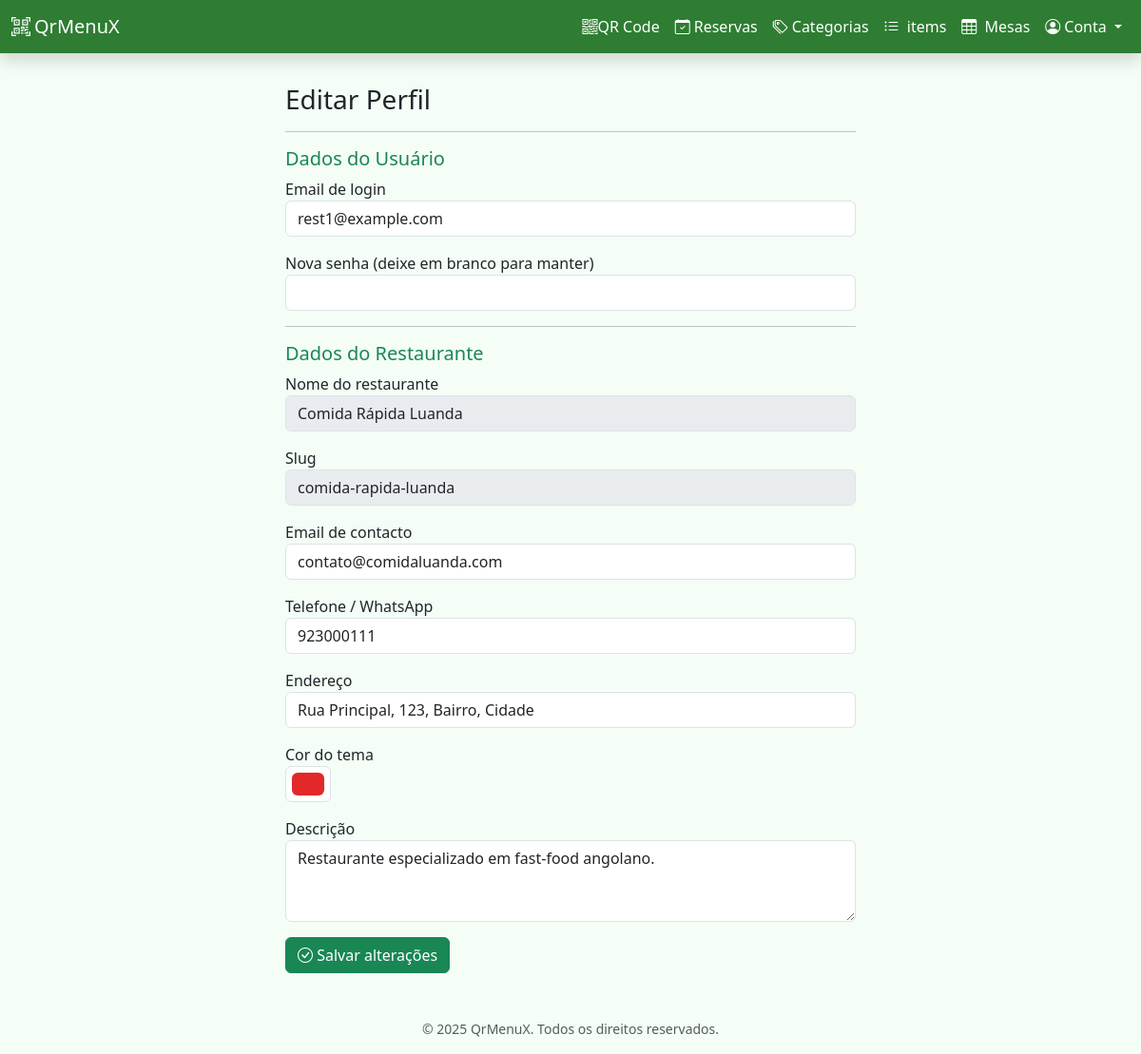
The page /dashboard/profile (signed in) on the database as committed earlier.
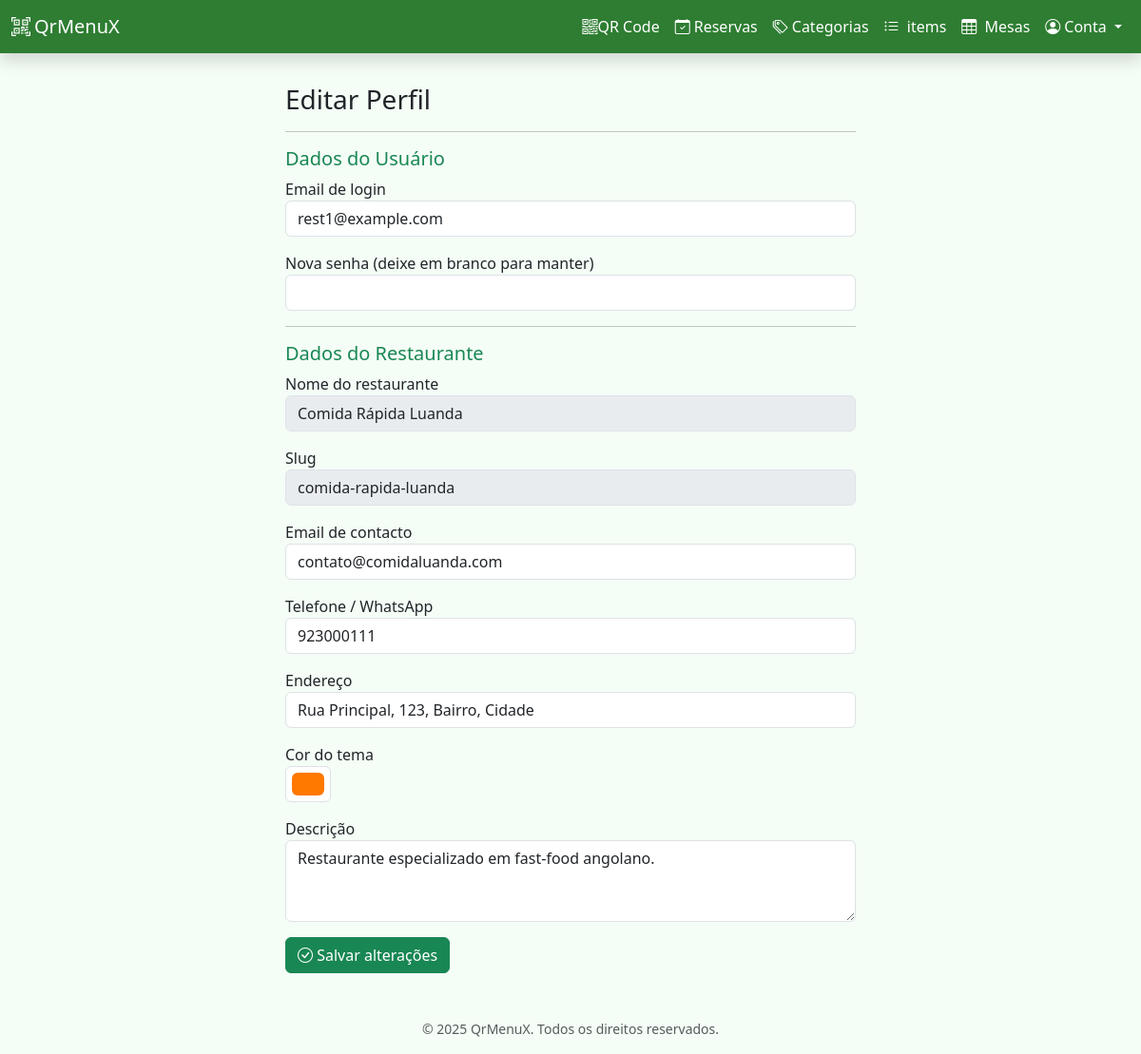
The same page on the database as committed later.
### app/models.py (models this page shows)
class Restaurant(db.Model):
    id = db.Column(db.Integer, primary_key=True)
    owner_id = db.Column(db.Integer, db.ForeignKey("user.id"))
    name = db.Column(db.String(150), nullable=False)
    slug = db.Column(db.String(150), unique=True, nullable=False)
    email = db.Column(db.String(120), unique=True, nullable=False)
    phone = db.Column(db.String(50))
    description = db.Column(db.Text)
    address = db.Column(db.String(200))
    theme_color = db.Column(
        db.String(20), default="#1abd27af"
    )  # Hex do tema, ex: "#1700e6b0"
    is_active = db.Column(db.Boolean, default=True)
    slot_duration_minutes = db.Column(db.Integer, nullable=False, default=90)
    slot_buffer_minutes = db.Column(db.Integer, nullable=False, default=5)
    allow_pass_closing_time = db.Column(db.Boolean, nullable=False, default=False)
    subscription = db.relationship(
        "Subscription", uselist=False, backref="restaurant", lazy=True
    )
    categories = db.relationship("Category", backref="restaurant", lazy=True)

### app/routes/dashboard_routes.py (the view, shortened to what this page needs)
@bp.route("/profile", methods=["GET", "POST"])
@login_required
def profile():
    user = current_user
    restaurant = user.restaurant
    return render_template(
        "dashboard/profile.html",
        user=user,
        restaurant=restaurant,
        active_page="profile",
    )

### app/models.py (called while the page is built)
@login_manager.user_loader
def load_user(user_id):
    return User.query.get(int(user_id))

### app/templates/dashboard/profile.html (shortened to what this page needs)
{% extends "dashboard/dashboard_base.html" %}  {% block content %}
<div class="mx-auto" style="max-width: 600px">
  <h3>Editar Perfil</h3>
  <form method="POST">
    <hr />
    <h5 class="text-success">Dados do Usuário</h5>
    <div class="mb-3">
      <label>Email de login</label>
      <input
        type="email"
        name="user_email"
        class="form-control"
        value="{{ user.email }}"
        required
      />
    </div>
    <div class="mb-3">
      <label>Nova senha (deixe em branco para manter)</label>
      <input type="password" name="user_password" class="form-control" />
    </div>
    <hr />
    <h5 class="text-success">Dados do Restaurante</h5>
    <div class="mb-3">
      <label>Nome do restaurante</label>
      <input
        type="text"
        class="form-control"
        value="{{ restaurant.name }}"
        disabled
      />
    </div>
    <div class="mb-3">
      <label>Slug</label>
      <input
        type="text"
        class="form-control"
        value="{{ restaurant.slug }}"
        disabled
      />
    </div>
    <div class="mb-3">
      <label>Email de contacto</label>
      <input
        type="email"
        name="restaurant_email"
        class="form-control"
        value="{{ restaurant.email }}"
      />
    </div>
    <div class="mb-3">
      <label>Telefone / WhatsApp</label>
      <input
        type="text"
        name="restaurant_phone"
        class="form-control"
        value="{{ restaurant.phone }}"
      />
    </div>
    <div class="mb-3">
      <label>Endereço</label>
      <input
        type="text"
        name="restaurant_address"
        class="form-control"
        value="{{ restaurant.address or '' }}"
        placeholder="Ex: Rua Principal, 123, Bairro, Cidade"
        required
      />
    </div>
    <div class="mb-3">
      <label>Cor do tema</label>
      <input
        type="color"
        name="theme_color"
        class="form-control form-control-color"
        value="{{ restaurant.theme_color }}"
      />
    </div>
    <div class="mb-3">
      <label>Descrição</label>
      <textarea name="restaurant_description" class="form-control" rows="3">
{{ restaurant.description }}</textarea
      >
    </div>
    <button type="submit" class="btn btn-success">
      <i class="bi bi-check-circle"></i> Salvar alterações
    </button>
  </form>
</div>
{% endblock %}

Rows that differ between the two databases and show on the page:
changed Restaurant "Comida Rápida Luanda": theme_color "#e22828" → "#ff7800"
